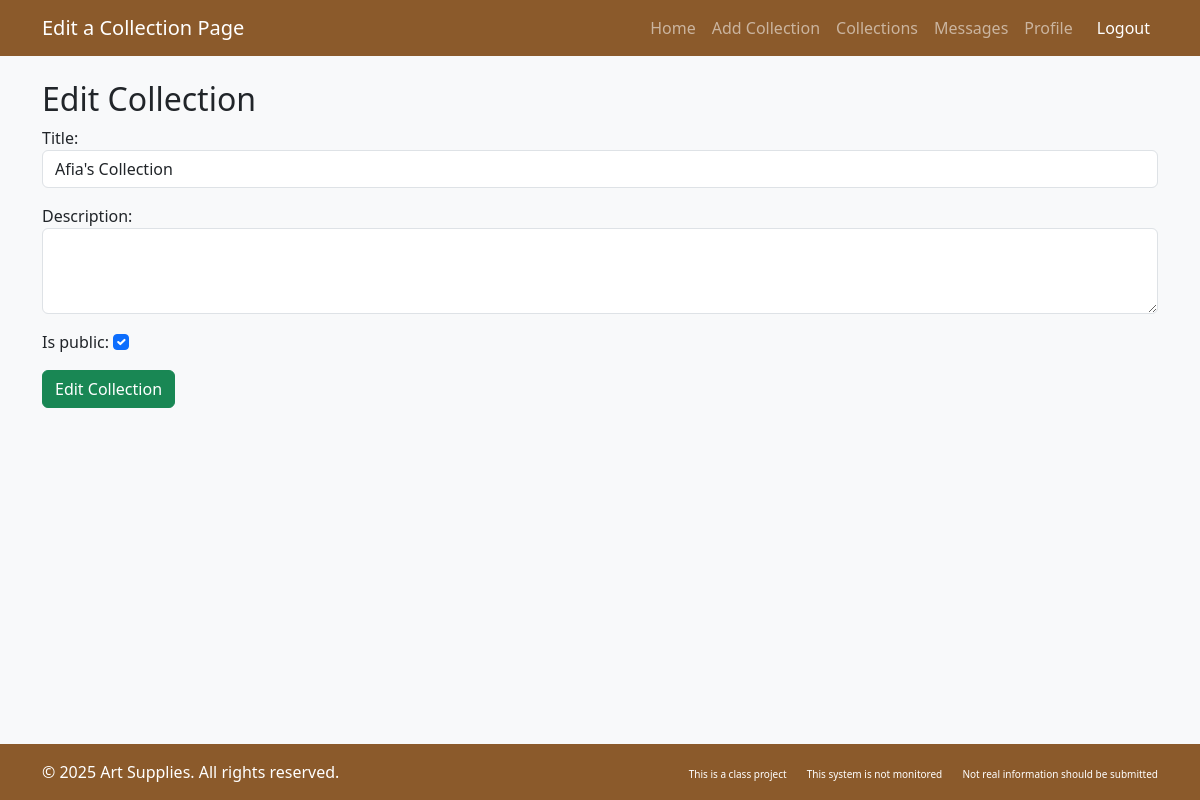
The app's page /2/edit_collection/, older data.
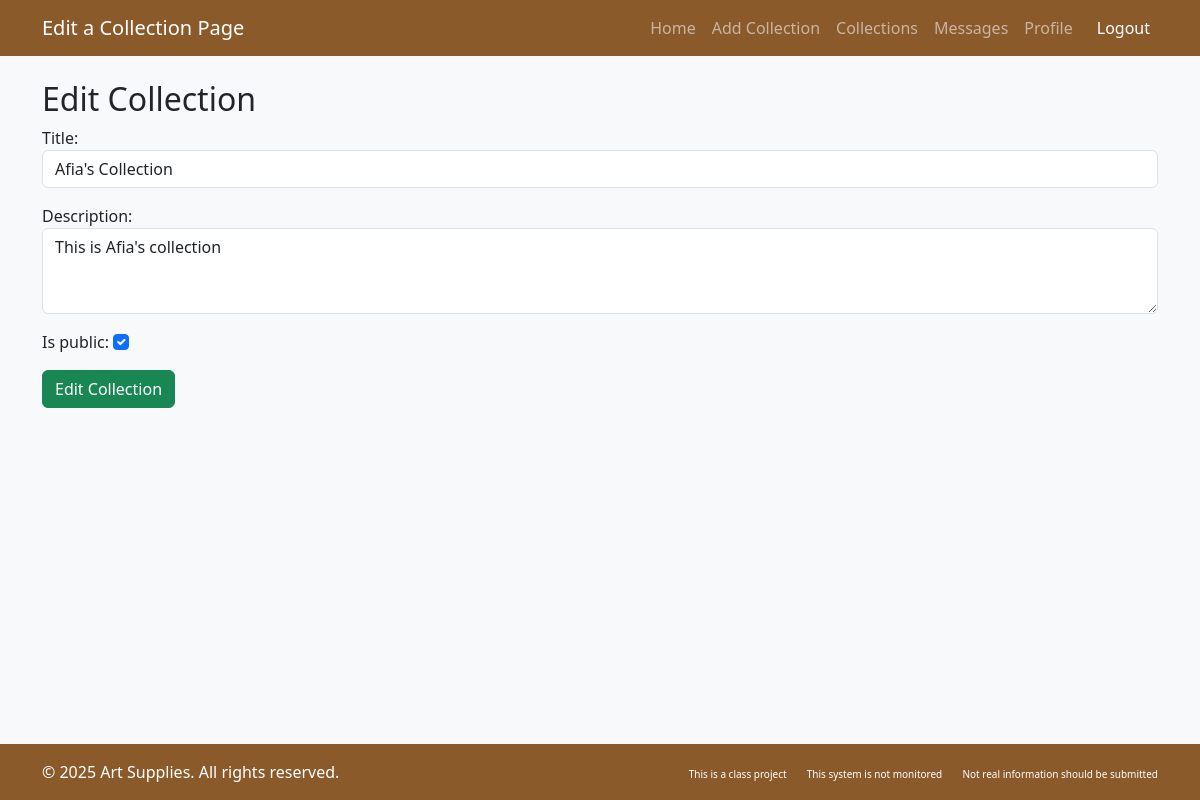
The same page, newer data.
### artlibrary/models.py (models this page shows, shortened)
class Collection(models.Model):
    title=models.CharField(max_length=255)
    description=models.TextField(blank=True,null=True)
    num_items=models.PositiveIntegerField(default=0)
    is_public=models.BooleanField(default=True)
    users=models.ManyToManyField(CustomUser,blank=True,related_name='collections')
    added_by = models.ForeignKey(CustomUser, on_delete=models.CASCADE, related_name='created_collections',default=2)

### artlibrary/views.py (the view)
# urls.py: path('<int:id>/edit_collection/', views.update_collection, name='edit_collection'),
def update_collection(request,id):
    collection = get_object_or_404(Collection, id=id)
    if request.method=='POST':
        form=AddCollectionForm(request.POST,instance=collection)
        if form.is_valid():
            form.save()
            return redirect('collections')
    else:
        form=AddCollectionForm(instance=collection)
    return render(request,'artlibrary/edit_collection.html',{'edit_collection_form':form})

### artlibrary/forms.py
class AddCollectionForm(forms.ModelForm):
    class Meta:
        model = Collection
        fields = ['title','description','is_public']
        fields = ['title', 'description', 'is_public']
        widgets = {
            'title': forms.TextInput(attrs={'class': 'form-control'}),
            'description': forms.NumberInput(attrs={'class': 'form-control'}),
            'description': forms.Textarea(attrs={'class': 'form-control', 'rows': 3}),
            'is_public': forms.CheckboxInput(attrs={'class': 'form-check-input'}),
        }
    def __init__(self,*args,user=None,**kwargs):
        super().__init__(*args,**kwargs)
        if user and user.user_role!='librarian':
             self.fields.pop('is_public',None)

### artlibrary/templates/artlibrary/edit_collection.html (shortened to what this page needs)
{% load django_bootstrap5 %}
<!DOCTYPE html>
<html lang="en">
<head>
    {% bootstrap_css %}
</head>
<body class="bg-light">
    <nav class="navbar navbar-expand-lg navbar-dark bg-brown">
        <div class="container">
            <a class="navbar-brand" href="#">Edit a Collection Page</a>
            <div class="collapse navbar-collapse" id="navbarNav">
                <ul class="navbar-nav ms-auto">
                    <li class="nav-item"><a class="nav-link" href="#">Home</a></li>
                    <li class="nav-item"><a class="nav-link" href="#" data-bs-toggle="modal" data-bs-target="#addCollectionModal">Add Collection</a></li>
                    <li class="nav-item"><a class="nav-link" href="{% url 'collections' %}">Collections</a></li>
                    <li class="nav-item"><a class="nav-link" href="#">Messages</a></li>
                    <li class="nav-item"><a class="nav-link" href="{% url 'profile' %}">Profile</a></li>
                    <li class="nav-item">
                        <a class="nav-link btn btn-danger btn-sm text-white ms-2" href="{% url 'logout' %}">Logout</a>
                    </li>
                </ul>
            </div>
        </div>
    </nav>
    <div class="container mt-4">
        <h2>Edit Collection</h2>
        <form method="POST" enctype="multipart/form-data">
            {{ edit_collection_form.as_p }}
            <button type="submit" name="edit_collection" class="btn btn-success">Edit Collection</button>
        </form>
    </div>
</body>
<footer class="py-3 bg-dark text-white mt-auto bg-brown">
    <div class="container">
        <div class="row">
            <div class="col-md-6">
                <p class="mb-0">&copy; 2025 Art Supplies. All rights reserved.</p>
            </div>
            <div class="col-md-6 text-md-end">
                <a href="#" class="text-white text-decoration-none me-3" style="font-size: 10px;">This is a class project</a>
                <a href="#" class="text-white text-decoration-none me-3" style="font-size: 10px;">This system is not monitored</a>
                <a href="#" class="text-white text-decoration-none" style="font-size: 10px;">Not real information should be submitted</a>
            </div>
        </div>
    </div>
</footer>
</body>
</html>

Row changes from the older to the newer data that the page shows:
changed Collection "Afia's Collection": description (not shown) → "This is Afia's collection"
